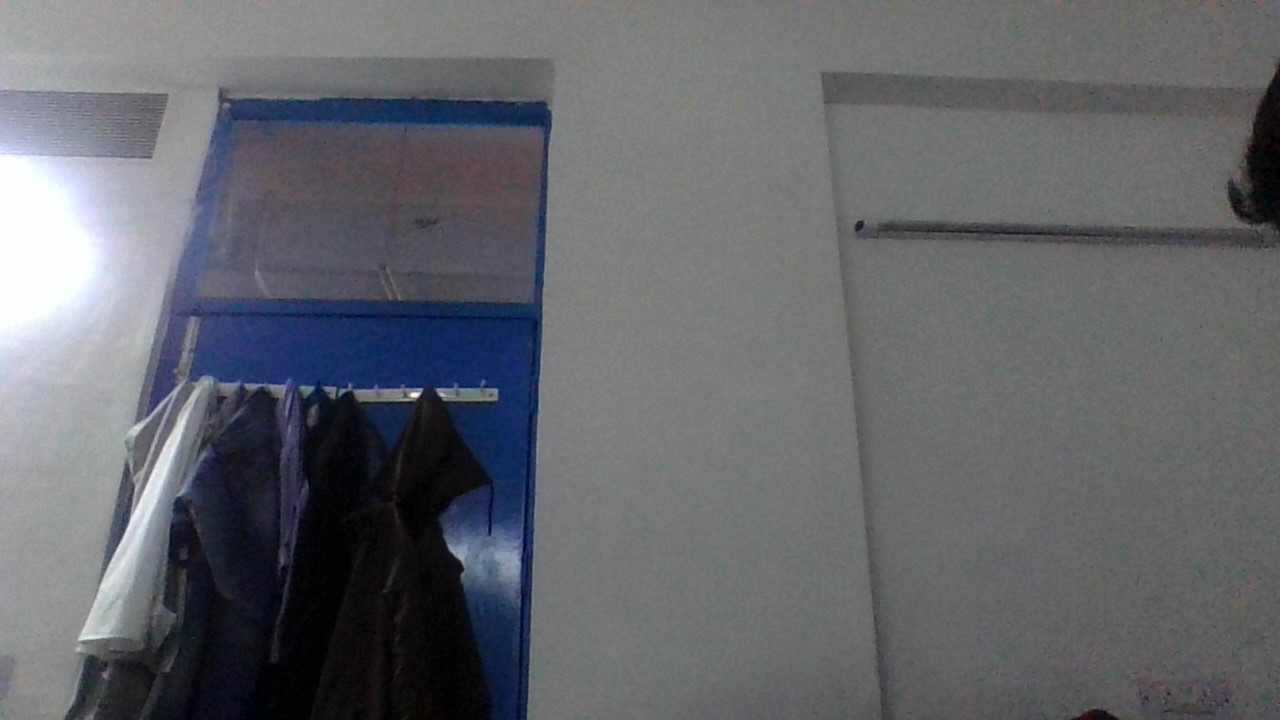
#> input picture pp.jpg, 1280 x 720 px, found by its file name
$ python magic.py
#> lines starting #> are read from the running program, lines starting #| are printed output that depends on the picture; after the words box and inside, x2 and y2 are one past the last pixel; in counts of white or black regions, pixels touching at a corner belong together
import numpy as np
import cv2
ref=cv2.imread(r"C:\Users\ashum\OneDrive\Desktop\pp.jpg")
#> ref is the input picture: shape (720, 1280, 3); mean B, G, R 106.8, 101.8, 100
ref=cv2.resize(ref,(640,480))
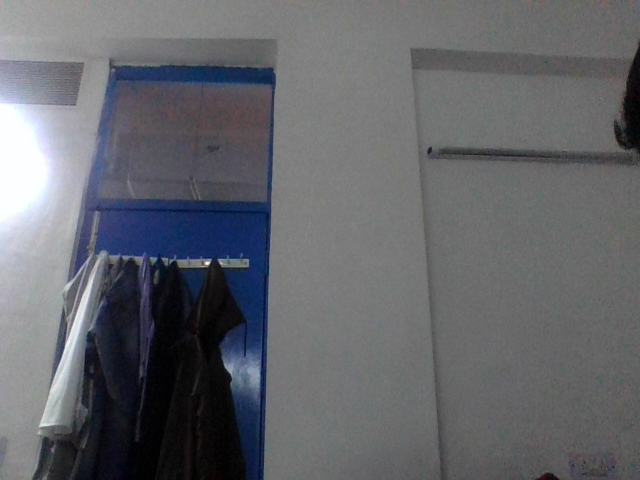
#> ref: shape (480, 640, 3); mean B, G, R 106.8, 101.8, 100
def show_webcam(mirror=False):
#> called with mirror = True
    cap=cv2.VideoCapture(0)
    while True:
        _,frame=cap.read()
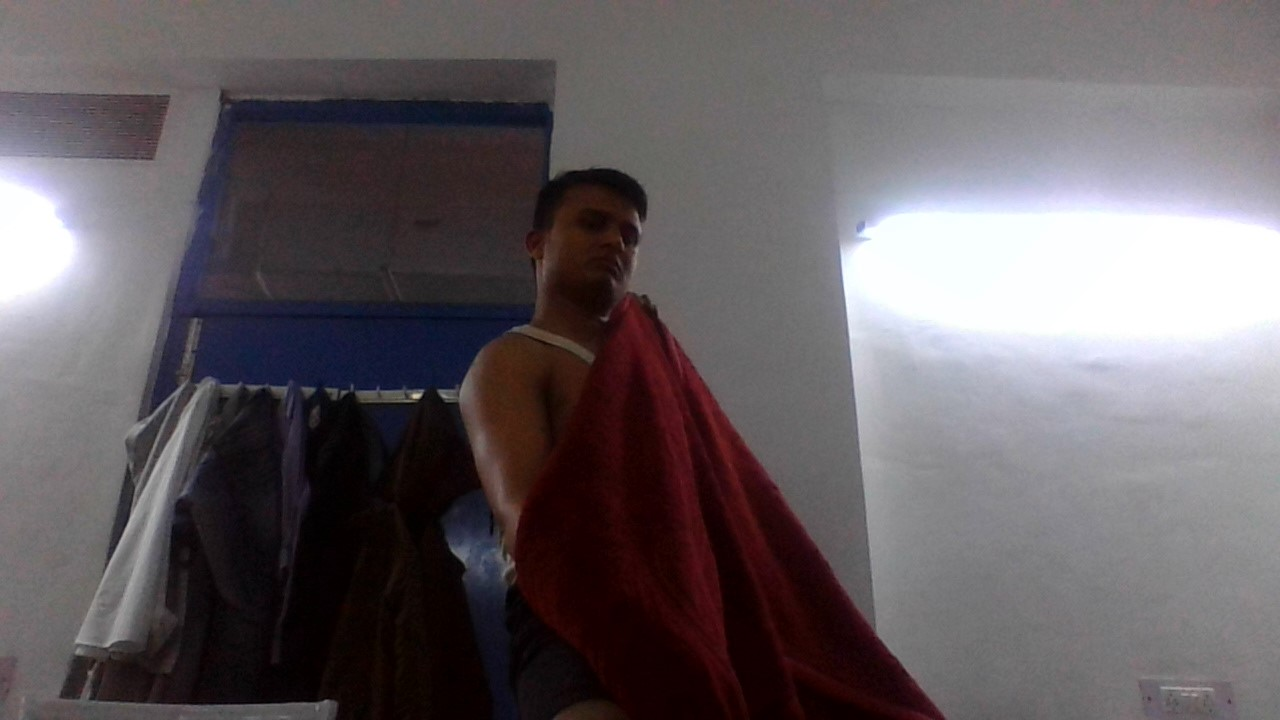
#> input picture dd.jpg, 1280 x 720 px, given in place of the camera
#> frame is the input picture: shape (720, 1280, 3); mean B, G, R 98.3, 94.8, 101.5
        hsv=cv2.cvtColor(frame,cv2.COLOR_BGR2HSV)
#> hsv: shape (720, 1280, 3); mean H, S, V 101.3, 62.1, 104.9
        lower=np.array([0,0,0])      #lower=np.array([150,150,50])
        upper=np.array([0,255,255])     #upper=np.array([180,255,150])
        mask=cv2.inRange(hsv,lower,upper)
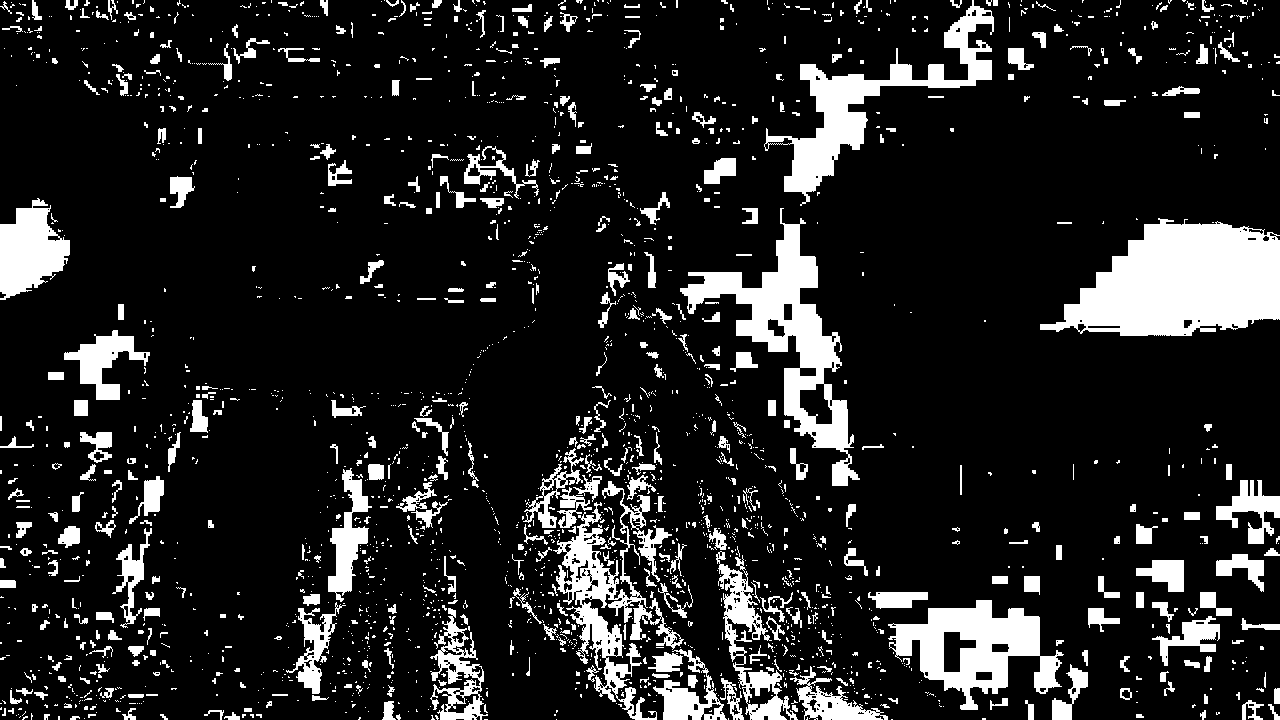
#> mask: shape (720, 1280); 14% white; 2262 white regions (1794 under 20 px), largest, box (x1, y1, x2, y2) and area: (1040, 218, 1280, 336) 18786, (680, 208, 860, 486) 11824, (764, 0, 994, 206) 9236
        mask2=cv2.bitwise_not(mask)
        cv2.imshow("magic",mask)
        #print("mask",mask.shape)
        #print("ref",ref.shpe)
        cv2.imshow("ref",ref)
#> (the run stopped early here; a loop or call above may not have finished)
